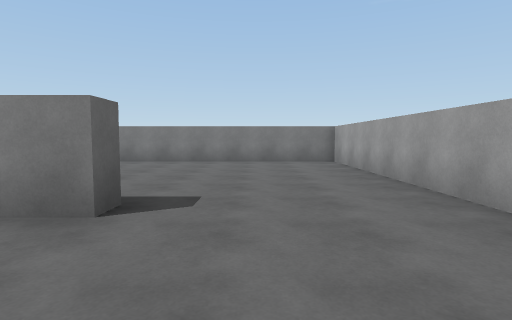
View 1 (above)

24 first-person views from a walk through a Unity game level. The camera is 1.3 m above the floor, tilts 4° down and sees 80° across. The floor is counted in squares, 2 m on a side. Each view is taken from the middle of a square. On the plan, view 1 faces up. The plan holds only what a view shows up to about 10 squares ahead; the rest is blank. The place goes on beyond the plan. The player is left out. Surface patterns are stand-ins for the level's own textures.

View 2
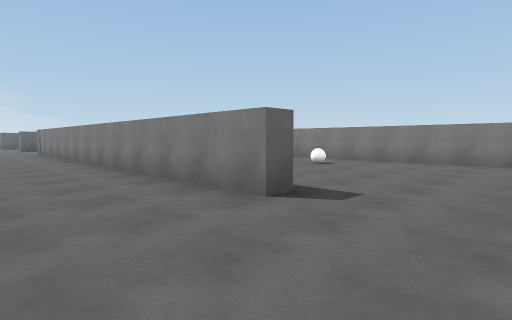

View 3
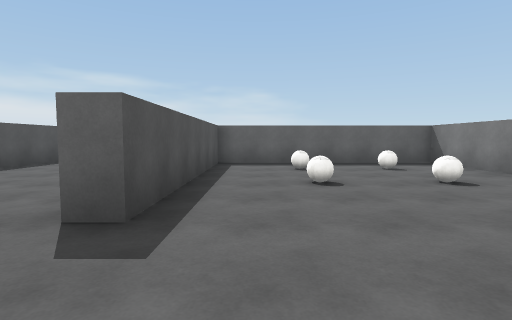

View 4
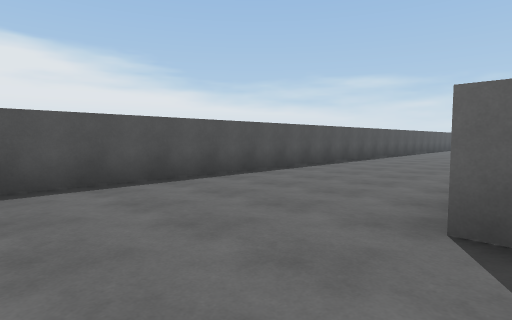

View 5
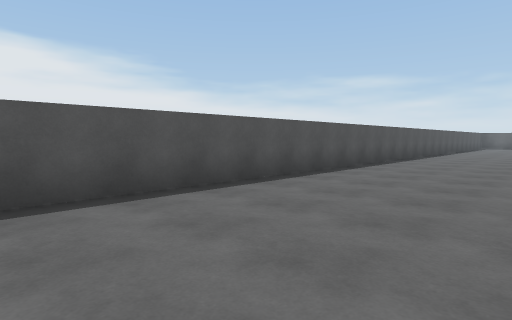

View 6
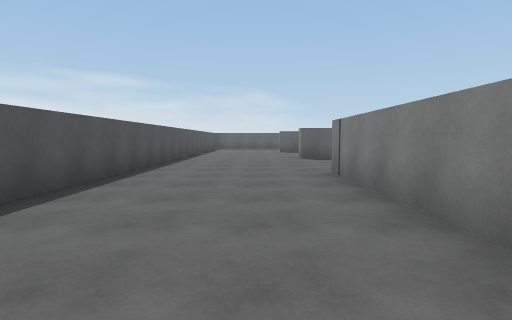

View 7
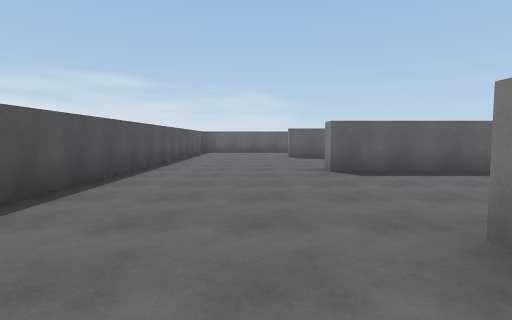

View 8
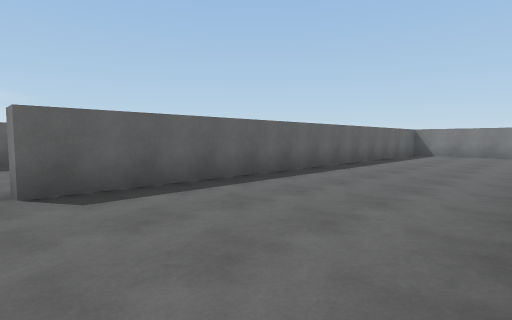

View 9
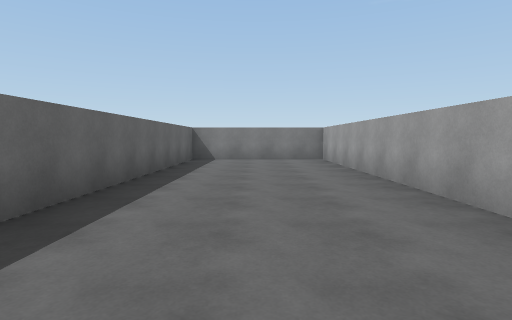

View 10
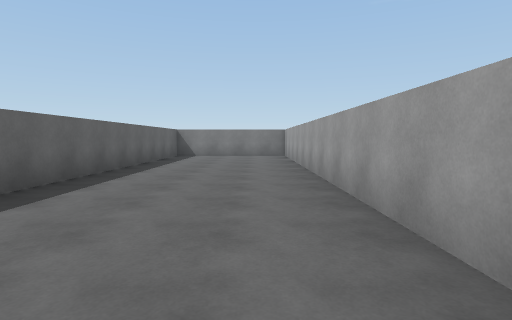

View 11
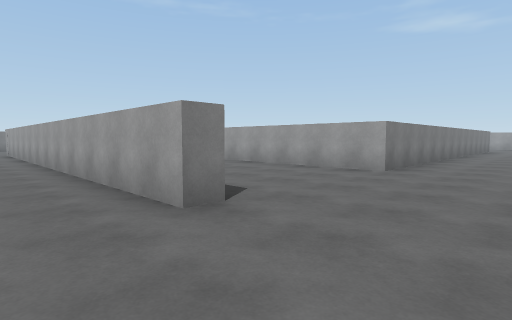

View 12
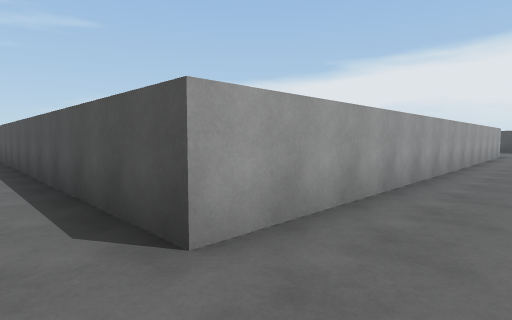

View 13
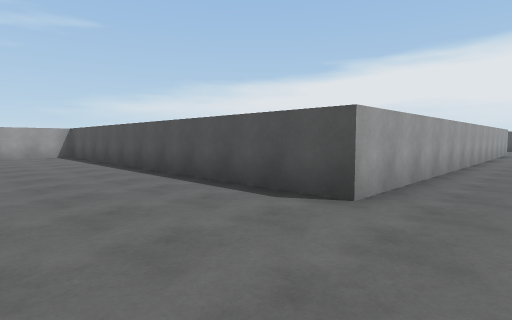

View 14
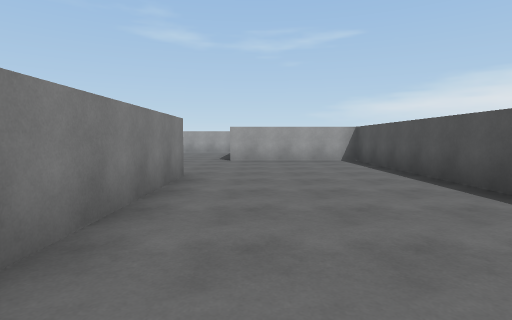

View 15
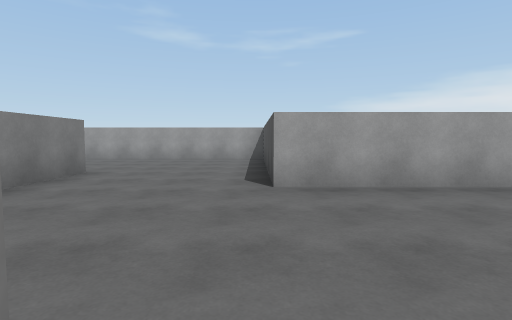

View 16
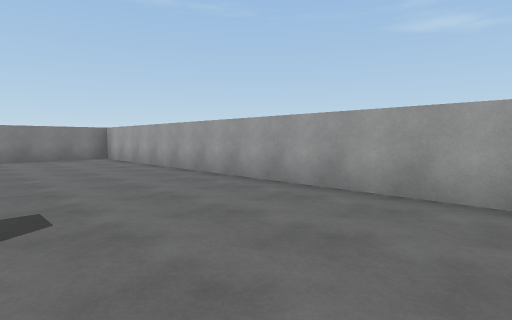

View 17
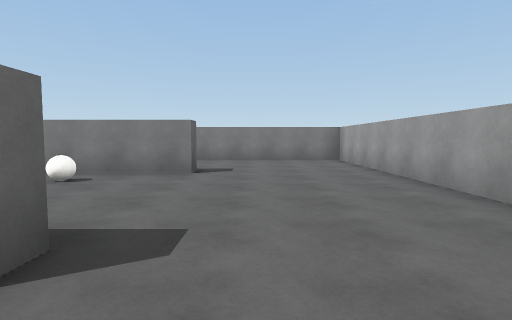

View 18
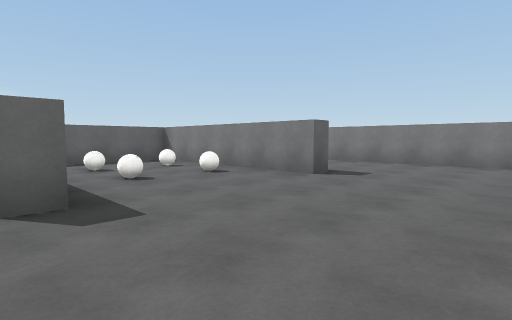

View 19
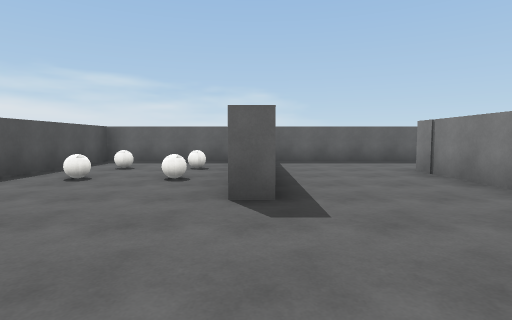

View 20
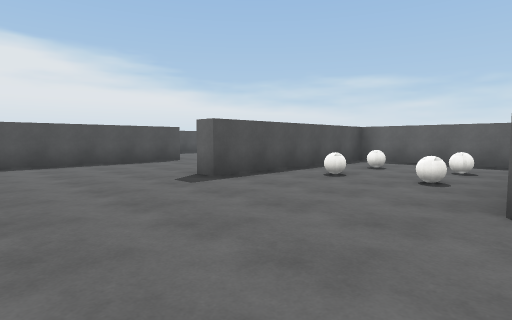

View 21
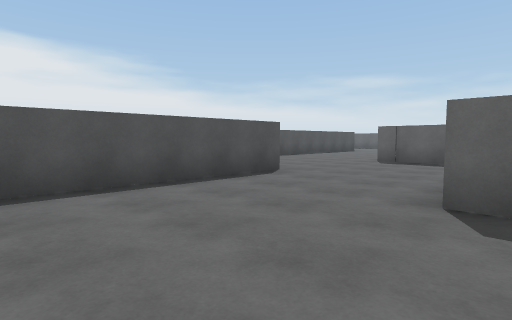

View 22
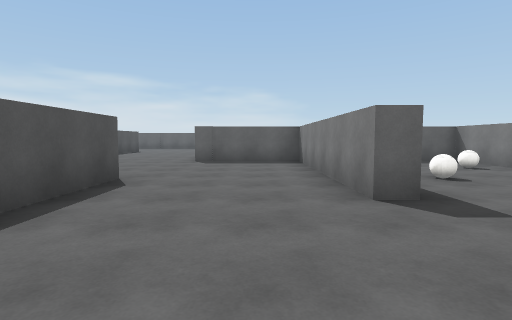

View 23
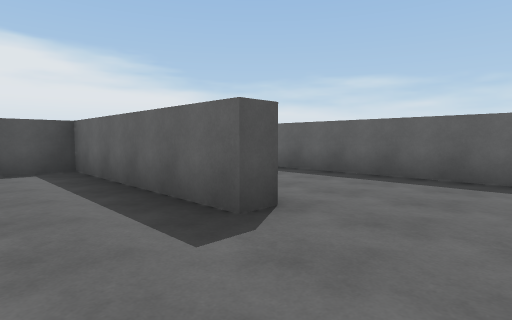

View 24
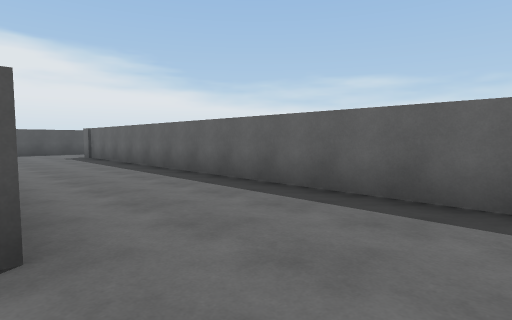

### Floor plan
Points are (right, up) in squares from view 1. A wall is a line through its corners. A room is listed if a view was taken in it or the views show most of it. See-through windows are left out.
Room 1 (views 1, 2, 3, 4, 5, 6, 7, 8, 9, 10, 11)
walls: (2.2, 2.6) (2.2, 8.7) (-7.1, 8.7) (-7.1, 3) (-1.3, 3) (-1.3, 2.5) (-13.9, 2.5) (-13.9, 14.6) (-18, 14.6) (-18, 2.5) (-18.5, 2.5); (-20.5, -1.6) (0.6, -1.6)
ways out: opening at (-19.5, 2) to room 2
objects: other object (-6, 5); other object (-6, 7); other object (-4, 5); other object (-4, 7)
Room 2 (views 12, 13, 14, 15, 16, 17, 18, 19, 20, 21, 22)
walls: (-6.2, 27.2) (-6.2, 26.7) (-11.7, 26.7) (-11.7, 22.8) (-6.2, 22.8) (-6.2, 22.2) (-11.7, 22.2) (-11.7, 19.3) (-15.6, 19.3); (-2.5, 18.8) (-2.5, 30.2) (-9.1, 30.2); (-11.7, 32.1) (-11.7, 27.2) (-10.5, 27.2); (-18.5, 2.5) (-18.5, 15) (-7.9, 15) (-7.9, 18.8) (-3.1, 18.8)
ways out: opening at (-19.5, 2) to room 1; opening at (-10.5, 31.5) to room 3
objects: other object (-10, 24); other object (-10, 26); other object (-8, 24); other object (-8, 26)
Room 3 (views 23, 24)
walls: (-12.2, 32.1) (-11.7, 32.1)
ways out: opening at (-10.5, 31.5) to room 2; opening at (-12, 33.5)

Positions as (right, up) in squares from view 1, and headings:
1: (0, 0), facing up
2: (1, 0), facing up-left
3: (1, 4), facing left
4: (1, 3), facing down-left
5: (-3, 2), facing down-left
6: (-8, 1), facing left
7: (-12, 1), facing left
8: (-14, 2), facing up-left
9: (-16, 5), facing up
10: (-15, 3), facing up
11: (-20, 0), facing up-right
12: (-20, 16), facing down-right
13: (-20, 18), facing down-right
14: (-17, 18), facing right
15: (-12, 19), facing right
16: (-6, 20), facing up-right
17: (-5, 21), facing up
18: (-3, 22), facing up-left
19: (-3, 27), facing left
20: (-3, 27), facing down-left
21: (-3, 23), facing down-left
22: (-3, 21), facing left
23: (-10, 34), facing down-left
24: (-12, 34), facing down-left
